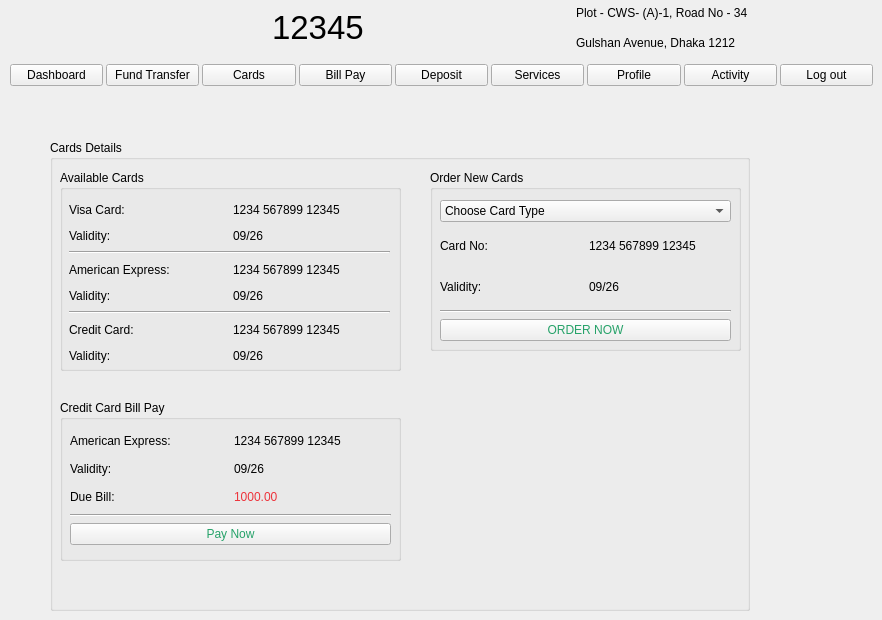
    <widget class="QWidget" name="cards_page">
     <widget class="QGroupBox" name="cards_page_box">
      <property name="geometry">
       <rect>
        <x>50</x>
        <y>140</y>
        <width>700</width>
        <height>471</height>
       </rect>
      </property>
      <property name="title">
       <string>Cards Details</string>
      </property>
      <widget class="QGroupBox" name="cards_available_box">
       <property name="geometry">
        <rect>
         <x>10</x>
         <y>30</y>
         <width>341</width>
         <height>201</height>
        </rect>
       </property>
       <property name="title">
        <string>Available Cards</string>
       </property>
       <widget class="QWidget" name="layoutWidget">
        <property name="geometry">
         <rect>
          <x>9</x>
          <y>30</y>
          <width>321</width>
          <height>165</height>
         </rect>
        </property>
        <layout class="QGridLayout" name="cards_available_layout">
         <item row="0" column="0">
          <layout class="QHBoxLayout" name="horizontalLayout_6">
           <item>
            <widget class="QLabel" name="cards_visa_label">
             <property name="text">
              <string>Visa Card:</string>
             </property>
            </widget>
           </item>
           <item>
            <widget class="QLabel" name="cards_visa_number">
             <property name="text">
              <string>1234 567899 12345</string>
             </property>
            </widget>
           </item>
          </layout>
         </item>
         <item row="1" column="0">
          <layout class="QHBoxLayout" name="horizontalLayout_11">
           <item>
            <widget class="QLabel" name="cards_visa_validity_label">
             <property name="text">
              <string>Validity:</string>
             </property>
            </widget>
           </item>
           <item>
            <widget class="QLabel" name="cards_visa_validity">
             <property name="text">
              <string>09/26</string>
             </property>
            </widget>
           </item>
          </layout>
         </item>
         <item row="2" column="0">
          <widget class="Line" name="line">
           <property name="orientation">
            <enum>Qt::Horizontal</enum>
           </property>
          </widget>
         </item>
         <item row="3" column="0">
          <layout class="QHBoxLayout" name="horizontalLayout_9">
           <property name="sizeConstraint">
            <enum>QLayout::SetDefaultConstraint</enum>
           </property>
           <item>
            <widget class="QLabel" name="cards_american_label">
             <property name="text">
              <string>American Express:</string>
             </property>
            </widget>
           </item>
           <item>
            <widget class="QLabel" name="cards_americal_number">
             <property name="text">
              <string>1234 567899 12345</string>
             </property>
            </widget>
           </item>
          </layout>
         </item>
         <item row="4" column="0">
          <layout class="QHBoxLayout" name="horizontalLayout_10">
           <item>
            <widget class="QLabel" name="cards_american_validity_label">
             <property name="text">
              <string>Validity:</string>
             </property>
            </widget>
           </item>
           <item>
            <widget class="QLabel" name="cards_american_validity">
             <property name="text">
              <string>09/26</string>
             </property>
            </widget>
           </item>
          </layout>
         </item>
         <item row="5" column="0">
          <widget class="Line" name="line_2">
           <property name="orientation">
            <enum>Qt::Horizontal</enum>
           </property>
          </widget>
         </item>
         <item row="6" column="0">
          <layout class="QHBoxLayout" name="horizontalLayout_8">
           <property name="sizeConstraint">
            <enum>QLayout::SetMinimumSize</enum>
           </property>
           <item>
            <widget class="QLabel" name="cards_credit_label">
             <property name="text">
              <string>Credit Card:</string>
             </property>
            </widget>
           </item>
           <item>
            <widget class="QLabel" name="cards_credit_number">
             <property name="text">
              <string>1234 567899 12345</string>
             </property>
            </widget>
           </item>
          </layout>
         </item>
         <item row="7" column="0">
          <layout class="QHBoxLayout" name="horizontalLayout_7">
           <property name="sizeConstraint">
            <enum>QLayout::SetMinimumSize</enum>
           </property>
           <item>
            <widget class="QLabel" name="cards_credit_validity_label">
             <property name="text">
              <string>Validity:</string>
             </property>
            </widget>
           </item>
           <item>
            <widget class="QLabel" name="cards_credit_validity">
             <property name="text">
              <string>09/26</string>
             </property>
            </widget>
           </item>
          </layout>
         </item>
        </layout>
       </widget>
      </widget>
      <widget class="QGroupBox" name="cards_credit_box">
       <property name="geometry">
        <rect>
         <x>10</x>
         <y>260</y>
         <width>341</width>
         <height>161</height>
        </rect>
       </property>
       <property name="title">
        <string>Credit Card Bill Pay</string>
       </property>
       <widget class="QWidget" name="layoutWidget">
        <property name="geometry">
         <rect>
          <x>10</x>
          <y>30</y>
          <width>321</width>
          <height>115</height>
         </rect>
        </property>
        <layout class="QGridLayout" name="cards_credit_layout">
         <item row="0" column="0">
          <layout class="QHBoxLayout" name="horizontalLayout_14">
           <property name="sizeConstraint">
            <enum>QLayout::SetDefaultConstraint</enum>
           </property>
           <item>
            <widget class="QLabel" name="cards_american_bill_label">
             <property name="text">
              <string>American Express:</string>
             </property>
            </widget>
           </item>
           <item>
            <widget class="QLabel" name="cards_american_bill_number">
             <property name="text">
              <string>1234 567899 12345</string>
             </property>
            </widget>
           </item>
          </layout>
         </item>
         <item row="1" column="0">
          <layout class="QHBoxLayout" name="horizontalLayout_15">
           <item>
            <widget class="QLabel" name="cards_american_bill_validity_label">
             <property name="text">
              <string>Validity:</string>
             </property>
            </widget>
           </item>
           <item>
            <widget class="QLabel" name="cards_american_bill_validity">
             <property name="text">
              <string>09/26</string>
             </property>
            </widget>
           </item>
          </layout>
         </item>
         <item row="2" column="0">
          <layout class="QHBoxLayout" name="horizontalLayout_18">
           <item>
            <widget class="QLabel" name="cards_american_due_bill_label">
             <property name="text">
              <string>Due Bill: </string>
             </property>
            </widget>
           </item>
           <item>
            <widget class="QLabel" name="cards_american_due_bill">
             <property name="styleSheet">
              <string notr="true">color: rgb(237, 51, 59);</string>
             </property>
             <property name="text">
              <string>1000.00</string>
             </property>
            </widget>
           </item>
          </layout>
         </item>
         <item row="3" column="0">
          <widget class="Line" name="line_4">
           <property name="orientation">
            <enum>Qt::Horizontal</enum>
           </property>
          </widget>
         </item>
         <item row="4" column="0">
          <widget class="QPushButton" name="cards_american_bill_pay_now_button">
           <property name="styleSheet">
            <string notr="true">color: rgb(38, 162, 105);</string>
           </property>
           <property name="text">
            <string>Pay Now</string>
           </property>
          </widget>
         </item>
        </layout>
       </widget>
      </widget>
      <widget class="QGroupBox" name="cards_new_card_box">
       <property name="geometry">
        <rect>
         <x>380</x>
         <y>30</y>
         <width>311</width>
         <height>181</height>
        </rect>
       </property>
       <property name="title">
        <string>Order New Cards</string>
       </property>
       <widget class="QWidget" name="layoutWidget_6">
        <property name="geometry">
         <rect>
          <x>10</x>
          <y>30</y>
          <width>291</width>
          <height>141</height>
         </rect>
        </property>
        <layout class="QGridLayout" name="gridLayout_9">
         <item row="3" column="0">
          <widget class="Line" name="line_5">
           <property name="orientation">
            <enum>Qt::Horizontal</enum>
           </property>
          </widget>
         </item>
         <item row="4" column="0">
          <widget class="QPushButton" name="cards_new_cards_order_now_button">
           <property name="styleSheet">
            <string notr="true">color: rgb(38, 162, 105);</string>
           </property>
           <property name="text">
            <string>ORDER NOW</string>
           </property>
          </widget>
         </item>
         <item row="0" column="0">
          <widget class="QComboBox" name="cards_new_card_choose_type">
           <item>
            <property name="text">
             <string>Choose Card Type</string>
            </property>
           </item>
           <item>
            <property name="text">
             <string>Visa Card</string>
            </property>
           </item>
           <item>
            <property name="text">
             <string>American Express</string>
            </property>
           </item>
           <item>
            <property name="text">
             <string>Credit Card</string>
            </property>
           </item>
          </widget>
         </item>
         <item row="1" column="0">
          <layout class="QHBoxLayout" name="horizontalLayout_16">
           <property name="sizeConstraint">
            <enum>QLayout::SetDefaultConstraint</enum>
           </property>
           <item>
            <widget class="QLabel" name="cards_new_cards_label">
             <property name="text">
              <string>Card No:</string>
             </property>
            </widget>
           </item>
           <item>
            <widget class="QLabel" name="cards_new_cards_number">
             <property name="text">
              <string>1234 567899 12345</string>
             </property>
            </widget>
           </item>
          </layout>
         </item>
         <item row="2" column="0">
          <layout class="QHBoxLayout" name="horizontalLayout_17">
           <item>
            <widget class="QLabel" name="cards_new_cards_validity_label">
             <property name="text">
              <string>Validity:</string>
             </property>
            </widget>
           </item>
           <item>
            <widget class="QLabel" name="cards_new_cards_validity">
             <property name="text">
              <string>09/26</string>
             </property>
            </widget>
           </item>
          </layout>
         </item>
        </layout>
       </widget>
      </widget>
     </widget>
     <widget class="QWidget" name="layoutWidget_12">
      <property name="geometry">
       <rect>
        <x>40</x>
        <y>0</y>
        <width>711</width>
        <height>55</height>
       </rect>
      </property>
      <layout class="QGridLayout" name="gridLayout_22">
       <item row="1" column="0">
        <widget class="QLabel" name="login_bank_logo_10">
         <property name="text">
          <string/>
         </property>
         <property name="pixmap">
          <pixmap resource="resources.qrc">:/image/images/logo.jpeg</pixmap>
         </property>
        </widget>
       </item>
       <item row="1" column="4">
        <layout class="QVBoxLayout" name="verticalLayout_7">
         <item>
          <widget class="QLabel" name="login_address_label1_10">
           <property name="text">
            <string>Plot - CWS- (A)-1, Road No - 34 </string>
           </property>
          </widget>
         </item>
         <item>
          <widget class="QLabel" name="login_address_label2_10">
           <property name="text">
            <string>Gulshan Avenue, Dhaka 1212</string>
           </property>
          </widget>
         </item>
        </layout>
       </item>
       <item row="1" column="2">
        <layout class="QHBoxLayout" name="horizontalLayout_22">
         <item>
          <widget class="QLabel" name="login_support_logo_10">
           <property name="text">
            <string/>
           </property>
           <property name="pixmap">
            <pixmap resource="resources.qrc">:/image/images/support_icon.jpeg</pixmap>
           </property>
           <property name="scaledContents">
            <bool>true</bool>
           </property>
          </widget>
         </item>
         <item>
          <widget class="QLabel" name="label_33">
           <property name="font">
            <font>
             <pointsize>25</pointsize>
            </font>
           </property>
           <property name="text">
            <string>12345</string>
           </property>
          </widget>
         </item>
        </layout>
       </item>
       <item row="1" column="1">
        <spacer name="horizontalSpacer_16">
         <property name="orientation">
          <enum>Qt::Horizontal</enum>
         </property>
         <property name="sizeHint" stdset="0">
          <size>
           <width>40</width>
           <height>20</height>
          </size>
         </property>
        </spacer>
       </item>
       <item row="1" column="3">
        <spacer name="horizontalSpacer_17">
         <property name="orientation">
          <enum>Qt::Horizontal</enum>
         </property>
         <property name="sizeHint" stdset="0">
          <size>
           <width>40</width>
           <height>20</height>
          </size>
         </property>
        </spacer>
       </item>
      </layout>
     </widget>
     <widget class="QWidget" name="layoutWidget_20">
      <property name="geometry">
       <rect>
        <x>10</x>
        <y>60</y>
        <width>863</width>
        <height>30</height>
       </rect>
      </property>
      <layout class="QHBoxLayout" name="horizontalLayout_32">
       <property name="spacing">
        <number>3</number>
       </property>
       <property name="sizeConstraint">
        <enum>QLayout::SetMinimumSize</enum>
       </property>
       <item>
        <widget class="QPushButton" name="dashboard_button_8">
         <property name="sizePolicy">
          <sizepolicy hsizetype="Minimum" vsizetype="Fixed">
           <horstretch>0</horstretch>
           <verstretch>0</verstretch>
          </sizepolicy>
         </property>
         <property name="text">
          <string>Dashboard</string>
         </property>
        </widget>
       </item>
       <item>
        <widget class="QPushButton" name="fund_tranfer_button_8">
         <property name="sizePolicy">
          <sizepolicy hsizetype="Minimum" vsizetype="Fixed">
           <horstretch>0</horstretch>
           <verstretch>0</verstretch>
          </sizepolicy>
         </property>
         <property name="text">
          <string>Fund Transfer</string>
         </property>
        </widget>
       </item>
       <item>
        <widget class="QPushButton" name="cards_button_8">
         <property name="sizePolicy">
          <sizepolicy hsizetype="Minimum" vsizetype="Fixed">
           <horstretch>0</horstretch>
           <verstretch>0</verstretch>
          </sizepolicy>
         </property>
         <property name="text">
          <string>Cards</string>
         </property>
        </widget>
       </item>
       <item>
        <widget class="QPushButton" name="bill_pay_button_8">
         <property name="sizePolicy">
          <sizepolicy hsizetype="Minimum" vsizetype="Fixed">
           <horstretch>0</horstretch>
           <verstretch>0</verstretch>
          </sizepolicy>
         </property>
         <property name="text">
          <string>Bill Pay</string>
         </property>
        </widget>
       </item>
       <item>
        <widget class="QPushButton" name="beneficiary_button_8">
         <property name="sizePolicy">
          <sizepolicy hsizetype="Minimum" vsizetype="Fixed">
           <horstretch>0</horstretch>
           <verstretch>0</verstretch>
          </sizepolicy>
         </property>
         <property name="text">
          <string>Deposit</string>
         </property>
        </widget>
       </item>
       <item>
        <widget class="QPushButton" name="services_button_8">
         <property name="sizePolicy">
          <sizepolicy hsizetype="Minimum" vsizetype="Fixed">
           <horstretch>0</horstretch>
           <verstretch>0</verstretch>
          </sizepolicy>
         </property>
         <property name="text">
          <string>Services</string>
         </property>
        </widget>
       </item>
       <item>
        <widget class="QPushButton" name="profile_button_8">
         <property name="sizePolicy">
          <sizepolicy hsizetype="Minimum" vsizetype="Fixed">
           <horstretch>0</horstretch>
           <verstretch>0</verstretch>
          </sizepolicy>
         </property>
         <property name="text">
          <string>Profile</string>
         </property>
        </widget>
       </item>
       <item>
        <widget class="QPushButton" name="activity_button_8">
         <property name="sizePolicy">
          <sizepolicy hsizetype="Minimum" vsizetype="Fixed">
           <horstretch>0</horstretch>
           <verstretch>0</verstretch>
          </sizepolicy>
         </property>
         <property name="text">
          <string>Activity</string>
         </property>
        </widget>
       </item>
       <item>
        <widget class="QPushButton" name="home_schedular_button_8">
         <property name="sizePolicy">
          <sizepolicy hsizetype="Minimum" vsizetype="Fixed">
           <horstretch>0</horstretch>
           <verstretch>0</verstretch>
          </sizepolicy>
         </property>
         <property name="text">
          <string>Log out</string>
         </property>
        </widget>
       </item>
      </layout>
     </widget>
    </widget>
